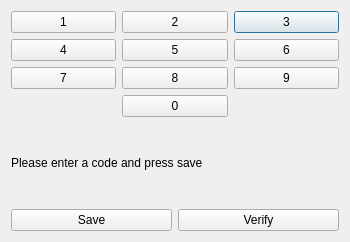
<?xml version="1.0" encoding="UTF-8"?>
<ui version="4.0">
 <class>Dialog</class>
 <widget class="QDialog" name="Dialog">
  <property name="geometry">
   <rect>
    <x>0</x>
    <y>0</y>
    <width>350</width>
    <height>242</height>
   </rect>
  </property>
  <property name="windowTitle">
   <string>Dialog</string>
  </property>
  <layout class="QVBoxLayout" name="verticalLayout">
   <item>
    <layout class="QGridLayout" name="gridLayout">
     <item row="0" column="2">
      <widget class="QPushButton" name="btn_3">
       <property name="text">
        <string>3</string>
       </property>
      </widget>
     </item>
     <item row="2" column="1">
      <widget class="QPushButton" name="btn_8">
       <property name="text">
        <string>8</string>
       </property>
      </widget>
     </item>
     <item row="3" column="1">
      <widget class="QPushButton" name="btn_0">
       <property name="text">
        <string>0</string>
       </property>
      </widget>
     </item>
     <item row="1" column="0">
      <widget class="QPushButton" name="btn_4">
       <property name="text">
        <string>4</string>
       </property>
      </widget>
     </item>
     <item row="2" column="0">
      <widget class="QPushButton" name="btn_7">
       <property name="text">
        <string>7</string>
       </property>
      </widget>
     </item>
     <item row="1" column="2">
      <widget class="QPushButton" name="btn_6">
       <property name="text">
        <string>6</string>
       </property>
      </widget>
     </item>
     <item row="0" column="0">
      <widget class="QPushButton" name="btn_1">
       <property name="text">
        <string>1</string>
       </property>
      </widget>
     </item>
     <item row="2" column="2">
      <widget class="QPushButton" name="btn_9">
       <property name="text">
        <string>9</string>
       </property>
      </widget>
     </item>
     <item row="0" column="1">
      <widget class="QPushButton" name="btn_2">
       <property name="text">
        <string>2</string>
       </property>
      </widget>
     </item>
     <item row="1" column="1">
      <widget class="QPushButton" name="btn_5">
       <property name="text">
        <string>5</string>
       </property>
      </widget>
     </item>
    </layout>
   </item>
   <item>
    <widget class="QLabel" name="lblNotify">
     <property name="text">
      <string>Please enter a code and press save</string>
     </property>
    </widget>
   </item>
   <item>
    <layout class="QHBoxLayout" name="horizontalLayout">
     <item>
      <widget class="QPushButton" name="btnSave">
       <property name="text">
        <string>Save</string>
       </property>
      </widget>
     </item>
     <item>
      <widget class="QPushButton" name="btnVerify">
       <property name="text">
        <string>Verify</string>
       </property>
      </widget>
     </item>
    </layout>
   </item>
  </layout>
 </widget>
 <resources/>
 <connections/>
</ui>
